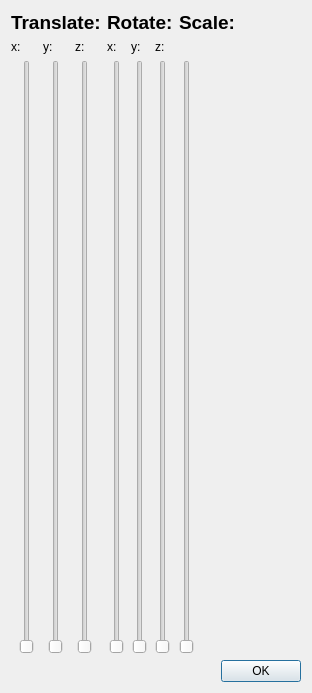
<?xml version="1.0" encoding="UTF-8"?>
<ui version="4.0">
 <class>EditObjDialog</class>
 <widget class="QDialog" name="EditObjDialog">
  <property name="geometry">
   <rect>
    <x>0</x>
    <y>0</y>
    <width>312</width>
    <height>693</height>
   </rect>
  </property>
  <property name="sizePolicy">
   <sizepolicy hsizetype="Preferred" vsizetype="Preferred">
    <horstretch>0</horstretch>
    <verstretch>0</verstretch>
   </sizepolicy>
  </property>
  <property name="windowTitle">
   <string>Dialog</string>
  </property>
  <layout class="QVBoxLayout" name="verticalLayout_7">
   <item>
    <layout class="QHBoxLayout" name="horizontalLayout_5">
     <item>
      <layout class="QVBoxLayout" name="verticalLayout_3">
       <item>
        <widget class="QLabel" name="label_4">
         <property name="text">
          <string>&lt;html&gt;&lt;head/&gt;&lt;body&gt;&lt;p&gt;&lt;span style=&quot; font-size:14pt; font-weight:600;&quot;&gt;Translate:&lt;/span&gt;&lt;/p&gt;&lt;/body&gt;&lt;/html&gt;</string>
         </property>
        </widget>
       </item>
       <item>
        <layout class="QVBoxLayout" name="verticalLayout">
         <item>
          <layout class="QHBoxLayout" name="horizontalLayout_2">
           <item>
            <widget class="QLabel" name="label">
             <property name="text">
              <string>x:</string>
             </property>
            </widget>
           </item>
           <item>
            <widget class="QLabel" name="label_2">
             <property name="text">
              <string>y:</string>
             </property>
            </widget>
           </item>
           <item>
            <widget class="QLabel" name="label_3">
             <property name="text">
              <string>z:</string>
             </property>
            </widget>
           </item>
          </layout>
         </item>
         <item>
          <layout class="QHBoxLayout" name="horizontalLayout">
           <item>
            <widget class="QSlider" name="verticalSlider_translateX">
             <property name="orientation">
              <enum>Qt::Vertical</enum>
             </property>
            </widget>
           </item>
           <item>
            <widget class="QSlider" name="verticalSlider_translateY">
             <property name="orientation">
              <enum>Qt::Vertical</enum>
             </property>
            </widget>
           </item>
           <item>
            <widget class="QSlider" name="verticalSlider_translateZ">
             <property name="orientation">
              <enum>Qt::Vertical</enum>
             </property>
            </widget>
           </item>
          </layout>
         </item>
        </layout>
       </item>
      </layout>
     </item>
     <item>
      <layout class="QVBoxLayout" name="verticalLayout_5">
       <item>
        <widget class="QLabel" name="label_7">
         <property name="text">
          <string>&lt;html&gt;&lt;head/&gt;&lt;body&gt;&lt;p&gt;&lt;span style=&quot; font-size:14pt; font-weight:600;&quot;&gt;Rotate:&lt;/span&gt;&lt;/p&gt;&lt;/body&gt;&lt;/html&gt;</string>
         </property>
        </widget>
       </item>
       <item>
        <layout class="QVBoxLayout" name="verticalLayout_6">
         <item>
          <layout class="QHBoxLayout" name="horizontalLayout_3">
           <item>
            <widget class="QLabel" name="label_8">
             <property name="text">
              <string>x:</string>
             </property>
            </widget>
           </item>
           <item>
            <widget class="QLabel" name="label_9">
             <property name="text">
              <string>y:</string>
             </property>
            </widget>
           </item>
           <item>
            <widget class="QLabel" name="label_10">
             <property name="text">
              <string>z:</string>
             </property>
            </widget>
           </item>
          </layout>
         </item>
         <item>
          <layout class="QHBoxLayout" name="horizontalLayout_4">
           <item>
            <widget class="QSlider" name="verticalSlider_rotateX">
             <property name="orientation">
              <enum>Qt::Vertical</enum>
             </property>
            </widget>
           </item>
           <item>
            <widget class="QSlider" name="verticalSlider_rotateY">
             <property name="orientation">
              <enum>Qt::Vertical</enum>
             </property>
            </widget>
           </item>
           <item>
            <widget class="QSlider" name="verticalSlider_rotateZ">
             <property name="orientation">
              <enum>Qt::Vertical</enum>
             </property>
            </widget>
           </item>
          </layout>
         </item>
        </layout>
       </item>
      </layout>
     </item>
     <item>
      <layout class="QVBoxLayout" name="verticalLayout_4">
       <item>
        <widget class="QLabel" name="label_5">
         <property name="text">
          <string>&lt;html&gt;&lt;head/&gt;&lt;body&gt;&lt;p&gt;&lt;span style=&quot; font-size:14pt; font-weight:600;&quot;&gt;Scale:&lt;/span&gt;&lt;/p&gt;&lt;/body&gt;&lt;/html&gt;</string>
         </property>
        </widget>
       </item>
       <item>
        <layout class="QVBoxLayout" name="verticalLayout_2">
         <item>
          <widget class="QLabel" name="label_6">
           <property name="text">
            <string/>
           </property>
          </widget>
         </item>
         <item>
          <widget class="QSlider" name="verticalSlider_scale">
           <property name="orientation">
            <enum>Qt::Vertical</enum>
           </property>
          </widget>
         </item>
        </layout>
       </item>
      </layout>
     </item>
     <item>
      <spacer name="horizontalSpacer">
       <property name="orientation">
        <enum>Qt::Horizontal</enum>
       </property>
       <property name="sizeHint" stdset="0">
        <size>
         <width>40</width>
         <height>20</height>
        </size>
       </property>
      </spacer>
     </item>
    </layout>
   </item>
   <item>
    <widget class="QDialogButtonBox" name="buttonBox">
     <property name="orientation">
      <enum>Qt::Horizontal</enum>
     </property>
     <property name="standardButtons">
      <set>QDialogButtonBox::Ok</set>
     </property>
    </widget>
   </item>
  </layout>
 </widget>
 <resources/>
 <connections>
  <connection>
   <sender>buttonBox</sender>
   <signal>accepted()</signal>
   <receiver>EditObjDialog</receiver>
   <slot>accept()</slot>
   <hints>
    <hint type="sourcelabel">
     <x>248</x>
     <y>254</y>
    </hint>
    <hint type="destinationlabel">
     <x>157</x>
     <y>274</y>
    </hint>
   </hints>
  </connection>
  <connection>
   <sender>buttonBox</sender>
   <signal>rejected()</signal>
   <receiver>EditObjDialog</receiver>
   <slot>reject()</slot>
   <hints>
    <hint type="sourcelabel">
     <x>316</x>
     <y>260</y>
    </hint>
    <hint type="destinationlabel">
     <x>286</x>
     <y>274</y>
    </hint>
   </hints>
  </connection>
 </connections>
</ui>
